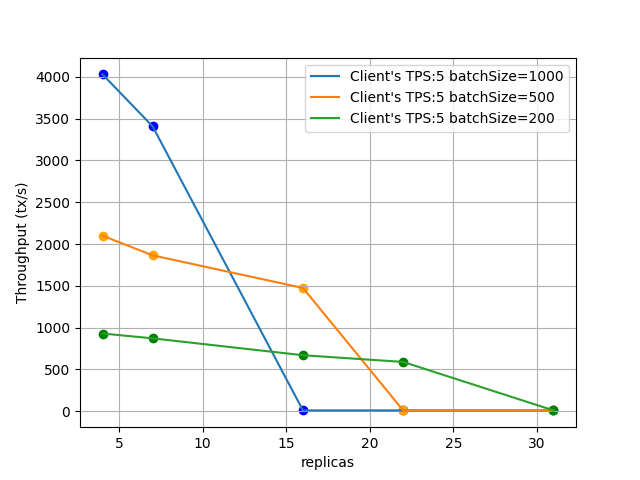

This chart was generated by the following Python code:
import matplotlib.pyplot as plt
import numpy as np
from scipy.interpolate import interp1d

# 原始数据
nodes = [4,7,16,22,31]
bathSize1000ToServerTPS = [4030, 3408, 10,10,10]
batchSize500ToServerTPS = [2100, 1865, 1475,10,10]
batchSize200ToServerTPS = [930, 872, 670,590,10]
# 插值平滑曲线
x_new = np.linspace(min(nodes ), max(nodes ), 100)
f1 = interp1d(nodes , bathSize1000ToServerTPS, kind='linear')
f2 = interp1d(nodes , batchSize500ToServerTPS, kind='linear')
f3 = interp1d(nodes , batchSize200ToServerTPS, kind='linear')
# 创建一个图形对象
plt.figure()

# 绘制平滑的曲线
plt.plot(x_new, f1(x_new), linestyle='-', label='Client\'s TPS:5 batchSize=1000')
plt.plot(x_new, f2(x_new), linestyle='-', label='Client\'s TPS:5 batchSize=500')
plt.plot(x_new, f3(x_new), linestyle='-', label='Client\'s TPS:5 batchSize=200')

# 绘制原始数据的标记
plt.scatter(nodes , bathSize1000ToServerTPS, marker='o', color='blue')
plt.scatter(nodes , batchSize500ToServerTPS, marker='o', color='orange')
plt.scatter(nodes , batchSize200ToServerTPS, marker='o', color='green')

# 添加标题和标签
plt.xlabel('replicas')
plt.ylabel('Throughput (tx/s)')

# 显示网格
plt.grid(True)

# 添加图例
plt.legend()

plt.savefig('Figure 7.png')





